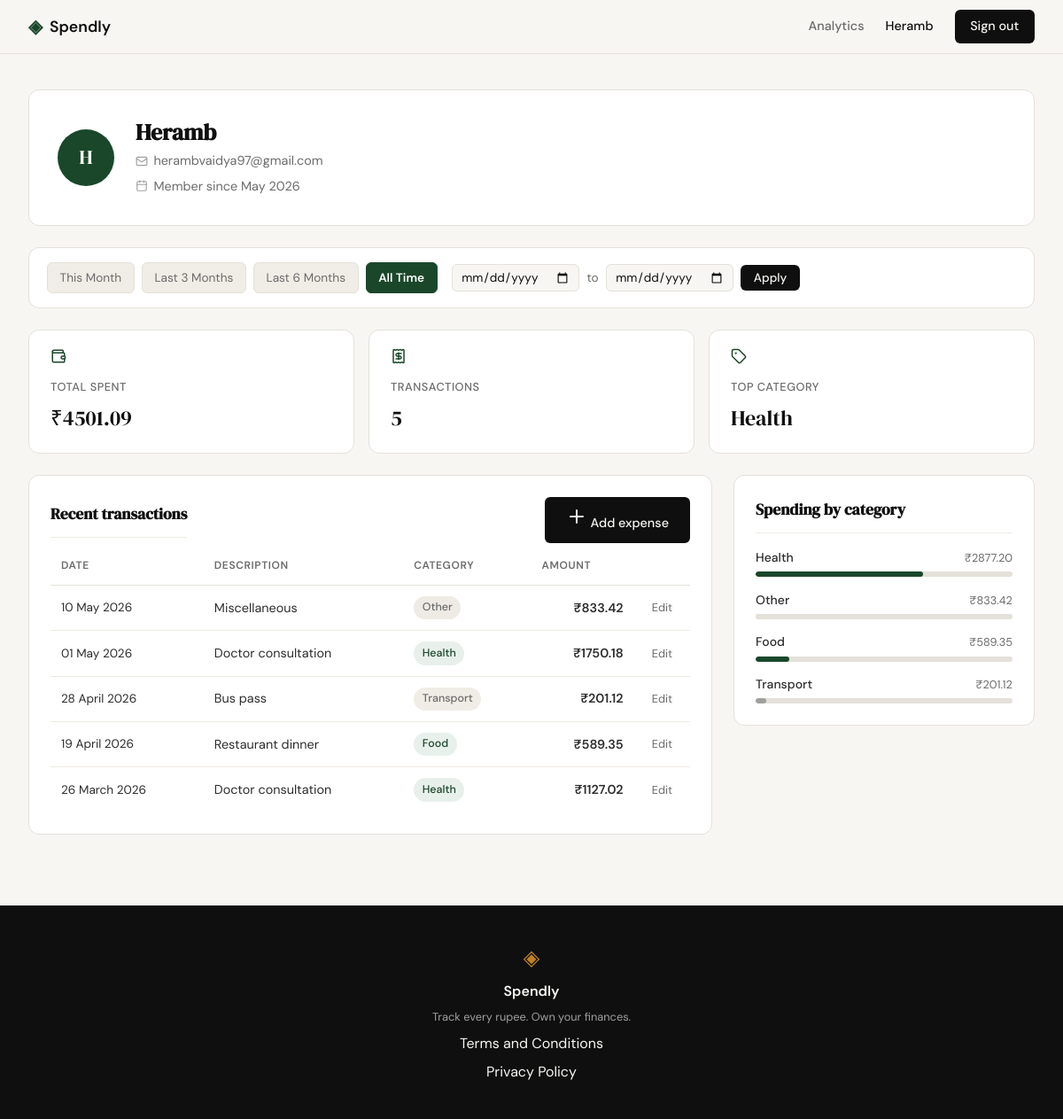
/profile (signed in), run on an earlier commit of the app's database.
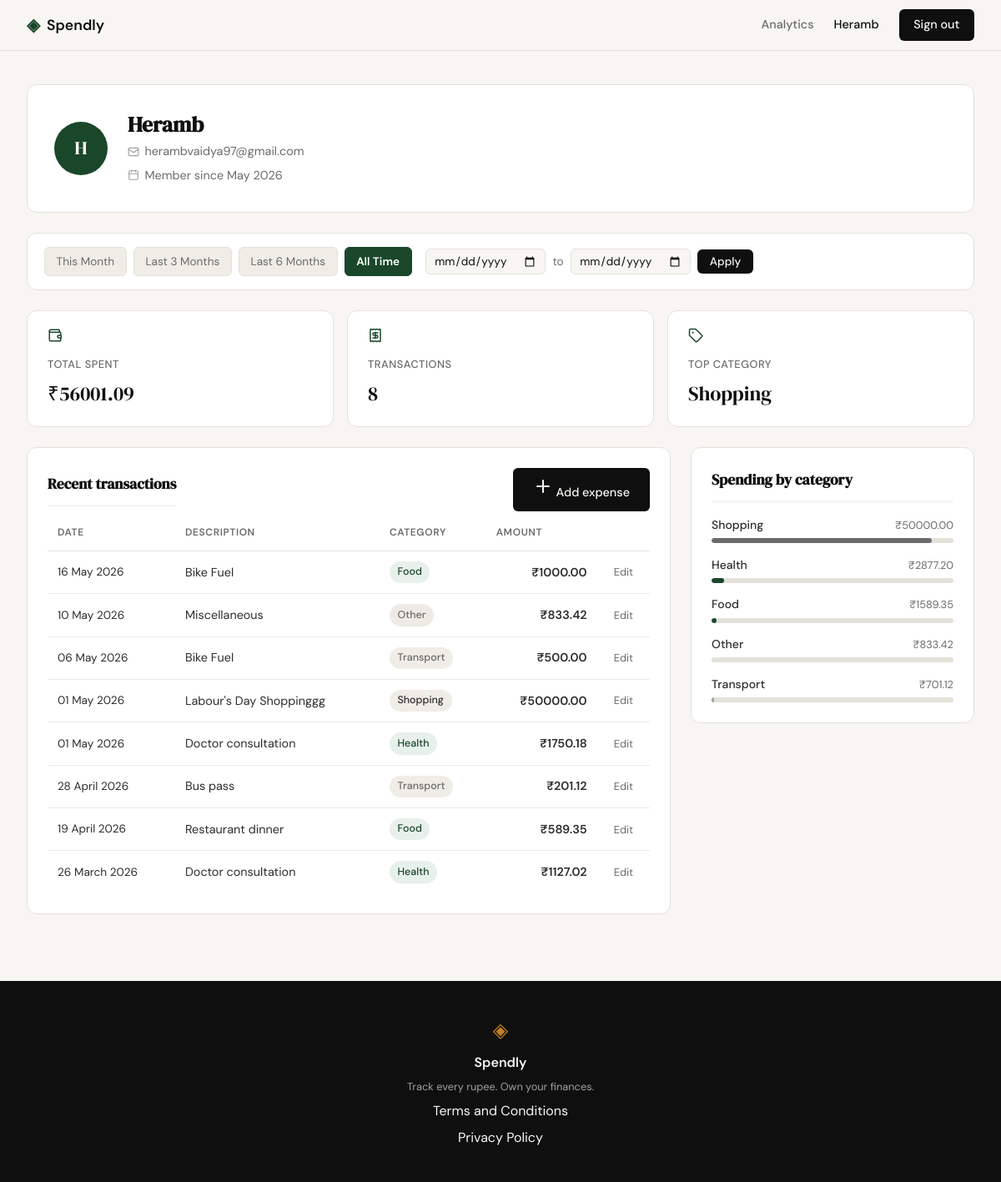
And on a later commit of the database.
### tables this page shows
CREATE TABLE users (
            id            INTEGER PRIMARY KEY AUTOINCREMENT,
            name          TEXT    NOT NULL,
            email         TEXT    UNIQUE NOT NULL,
            password_hash TEXT    NOT NULL,
            created_at    TEXT    DEFAULT (datetime('now'))
        );

CREATE TABLE expenses (
            id          INTEGER PRIMARY KEY AUTOINCREMENT,
            user_id     INTEGER NOT NULL,
            amount      REAL    NOT NULL,
            category    TEXT    NOT NULL,
            date        TEXT    NOT NULL,
            description TEXT,
            created_at  TEXT    DEFAULT (datetime('now')),
            FOREIGN KEY (user_id) REFERENCES users(id)
        );

### app.py (the view, shortened to what this page needs)
@app.route("/profile")
def profile():
    if not session.get("user_id"):
        return redirect(url_for("login"))
    date_from = _parse_date(request.args.get("date_from", ""))
    date_to = _parse_date(request.args.get("date_to", ""))
    if date_from and date_to and date_from > date_to:
        flash("Start date must be before end date.", "warning")
        date_from = date_to = None
    today = date.today()
    today_str = today.isoformat()
    preset_starts = {
        "this_month":    _month_start(today, 0).isoformat(),
        "last_3_months": _month_start(today, 3).isoformat(),
        "last_6_months": _month_start(today, 6).isoformat(),
    }
    active_preset = "all_time"
    date_from_iso = date_from.isoformat() if date_from else None
    date_to_iso = date_to.isoformat() if date_to else None
    user_id = session["user_id"]
    user = get_user_by_id(user_id)
    stats = get_summary_stats(user_id, date_from=date_from_iso, date_to=date_to_iso)
    transactions = get_recent_transactions(user_id, date_from=date_from_iso, date_to=date_to_iso)
    categories = get_category_breakdown(user_id, date_from=date_from_iso, date_to=date_to_iso)
    return render_template(
        "profile.html",
        user=user, stats=stats, transactions=transactions, categories=categories,
        date_from=date_from_iso or "",
        date_to=date_to_iso or "",
        active_preset=active_preset,
        preset_starts=preset_starts,
        today_str=today_str,
    )

### app.py (called while the page is built)
def _parse_date(val):
    try:
        return datetime.strptime(val, "%Y-%m-%d").date() if val else None
    except ValueError:
        return None

def _month_start(today, months_back):
    m, y = today.month - months_back, today.year
    while m <= 0:
        m += 12
        y -= 1
    return date(y, m, 1)

### database/db.py (called while the page is built)
def get_db():
    conn = sqlite3.connect(DB_PATH)
    conn.row_factory = sqlite3.Row
    conn.execute("PRAGMA foreign_keys = ON")
    return conn

### database/queries.py (called while the page is built)
def _date_filter(date_from, date_to):
    if date_from and date_to:
        return " AND date BETWEEN ? AND ?", (date_from, date_to)
    return "", ()

def get_user_by_id(user_id):
    conn = get_db()
    row = conn.execute(
        "SELECT name, email, created_at FROM users WHERE id = ?", (user_id,)
    ).fetchone()
    conn.close()
    if row is None:
        return None
    raw = row["created_at"]   # "YYYY-MM-DD HH:MM:SS"
    member_since = f"{MONTH_NAMES[int(raw[5:7])]} {raw[0:4]}"
    initials = "".join(w[0].upper() for w in row["name"].split() if w)[:2]
    return {"name": row["name"], "email": row["email"],
            "initials": initials, "member_since": member_since}

def get_summary_stats(user_id, date_from=None, date_to=None):
    conn = get_db()
    date_clause, date_params = _date_filter(date_from, date_to)
    agg = conn.execute(
        "SELECT COALESCE(SUM(amount), 0) AS total, COUNT(*) AS cnt "
        "FROM expenses WHERE user_id = ?" + date_clause,
        (user_id,) + date_params
    ).fetchone()
    top = conn.execute(
        "SELECT category FROM expenses WHERE user_id = ?" + date_clause +
        " GROUP BY category ORDER BY SUM(amount) DESC LIMIT 1",
        (user_id,) + date_params
    ).fetchone()
    conn.close()
    return {
        "total_spent":       f"₹{agg['total']:.2f}",
        "transaction_count": agg["cnt"],
        "top_category":      top["category"] if top else "—",
    }

### templates/profile.html (shortened to what this page needs)
{% extends "base.html" %}
{% block content %}
<div class="profile-page">
    <div class="profile-hero">
        <div class="profile-avatar">{{ user.initials }}</div>
        <div class="profile-hero-info">
            <h1 class="profile-name">{{ user.name }}</h1>
            <div class="profile-meta">
                <i data-lucide="mail"></i>
                <span>{{ user.email }}</span>
            </div>
            <div class="profile-meta">
                <i data-lucide="calendar"></i>
                <span>Member since {{ user.member_since }}</span>
            </div>
        </div>
    </div>
    <div class="filter-bar">
        <div class="filter-presets">
            <a href="{{ url_for('profile', date_from=preset_starts.this_month, date_to=today_str) }}"
               class="filter-btn{% if active_preset == 'this_month' %} filter-btn--active{% endif %}">This Month</a>
            <a href="{{ url_for('profile', date_from=preset_starts.last_3_months, date_to=today_str) }}"
               class="filter-btn{% if active_preset == 'last_3_months' %} filter-btn--active{% endif %}">Last 3 Months</a>
            <a href="{{ url_for('profile', date_from=preset_starts.last_6_months, date_to=today_str) }}"
               class="filter-btn{% if active_preset == 'last_6_months' %} filter-btn--active{% endif %}">Last 6 Months</a>
            <a href="{{ url_for('profile') }}"
               class="filter-btn{% if active_preset == 'all_time' %} filter-btn--active{% endif %}">All Time</a>
        </div>
        <form class="filter-custom" method="GET" action="{{ url_for('profile') }}">
            <input class="form-input filter-date" type="date" name="date_from" value="{{ date_from }}">
            <span class="filter-sep">to</span>
            <input class="form-input filter-date" type="date" name="date_to" value="{{ date_to }}">
            <button class="btn-primary filter-apply" type="submit">Apply</button>
        </form>
    </div>
    <div class="profile-stats">
        <div class="profile-stat-card">
            <div class="profile-stat-icon"><i data-lucide="wallet"></i></div>
            <span class="profile-stat-label">Total spent</span>
            <span class="profile-stat-value">{{ stats.total_spent }}</span>
        </div>
        <div class="profile-stat-card">
            <div class="profile-stat-icon"><i data-lucide="receipt"></i></div>
            <span class="profile-stat-label">Transactions</span>
            <span class="profile-stat-value">{{ stats.transaction_count }}</span>
        </div>
        <div class="profile-stat-card">
            <div class="profile-stat-icon"><i data-lucide="tag"></i></div>
            <span class="profile-stat-label">Top category</span>
            <span class="profile-stat-value">{{ stats.top_category }}</span>
        </div>
    </div>
    <div class="profile-grid">
        <div class="profile-section">
            <div class="profile-section-header">
                <h2 class="profile-section-title">Recent transactions</h2>
                <a href="{{ url_for('add_expense') }}" class="btn-primary">
                    <i data-lucide="plus"></i> Add expense
                </a>
            </div>
            <div class="profile-table-wrap">
                <table class="profile-table">
                    <thead>
                        <tr>
                            <th>Date</th>
                            <th>Description</th>
                            <th>Category</th>
                            <th class="amount-cell">Amount</th>
                            <th class="tx-actions"></th>
                        </tr>
                    </thead>
                    <tbody>
                        {% for tx in transactions %}
                        <tr>
                            <td class="tx-date">{{ tx.date }}</td>
                            <td>{{ tx.description }}</td>
                            <td>
                                <span class="cat-badge cat-badge--{{ tx.category | lower }}">
                                    {{ tx.category }}
                                </span>
                            </td>
                            <td class="amount-cell">{{ tx.amount }}</td>
                            <td class="tx-actions">
                                <a href="{{ url_for('edit_expense', id=tx.id) }}" class="tx-action-link">Edit</a>
                            </td>
                        </tr>
                        {% endfor %}
                    </tbody>
                </table>
            </div>
        </div>
        <div class="profile-section">
            <h2 class="profile-section-title">Spending by category</h2>
            <div class="profile-breakdown">
                {% for cat in categories %}
                <div class="cat-breakdown-row">
                    <div class="cat-row-header">
                        <span class="cat-name">{{ cat.name }}</span>
                        <span class="cat-total">{{ cat.total }}</span>
                    </div>
                    <div class="cat-bar-track">
                        <div class="cat-bar-fill cat-fill--{{ cat.name | lower }}"
                             style="width: {{ cat.pct }}%"></div>
                    </div>
                </div>
                {% endfor %}
            </div>
        </div>
    </div>
</div>
{% endblock %}

### templates/base.html (shortened to what this page needs)
<!DOCTYPE html>
<html lang="en">
<head>
    <link rel="stylesheet" href="{{ url_for('static', filename='css/style.css') }}">
</head>
<body>
    <nav class="navbar">
        <div class="nav-inner">
            <a href="{{ url_for('landing') }}" class="nav-brand">
                <span class="brand-icon">◈</span>
                <span class="brand-name">Spendly</span>
            </a>
            <div class="nav-links">
                {% if session.get('user_id') %}
                    <a href="{{ url_for('analytics') }}" class="{{ 'nav-active' if request.endpoint == 'analytics' else '' }}">Analytics</a>
                    <span>{{ session['user_name'] }}</span>
                    <a href="{{ url_for('logout') }}" class="nav-cta">Sign out</a>
                {% else %}
                    <a href="{{ url_for('login') }}">Sign in</a>
                    <a href="{{ url_for('register') }}" class="nav-cta">Get started</a>
                {% endif %}
            </div>
        </div>
    </nav>
    <main class="main-content">
        {% block content %}{% endblock %}
    </main>
    <footer class="footer">
        <div class="footer-inner">
            <span class="brand-icon">◈</span>
            <span class="footer-name">Spendly</span>
            <p class="footer-copy">Track every rupee. Own your finances.</p>
            <a href="{{ url_for('terms') }}">Terms and Conditions</a>
            <a href="{{ url_for('privacy') }}">Privacy Policy</a>
        </div>
    </footer>
</body>
</html>

What changed in the data, as far as the page shows it:
added expenses: top_category "Shopping", date "01 May 2026", description "Labour's Day Shoppinggg", category "Shopping", amount "₹50000.00"
added expenses: date "16 May 2026", description "Bike Fuel", category "Food", amount "₹1000.00"
added expenses: date "06 May 2026", description "Bike Fuel", category "Transport", amount "₹500.00"
Also different on the page:
{{ stats.total_spent }}: "₹4501.09" → "₹56001.09"
{{ stats.transaction_count }}: "5" → "8"
{{ cat.pct }}: 65 → 5 (drawn)
{{ cat.pct }}: 18 → 1 (drawn)
{{ stats.top_category }}: "Health" → (not shown)
new list line: "Shopping ₹50000.00"
new list line: "Food ₹1589.35"
new list line: "Transport ₹701.12"
list line gone: "Food ₹589.35"
list line gone: "Transport ₹201.12"
